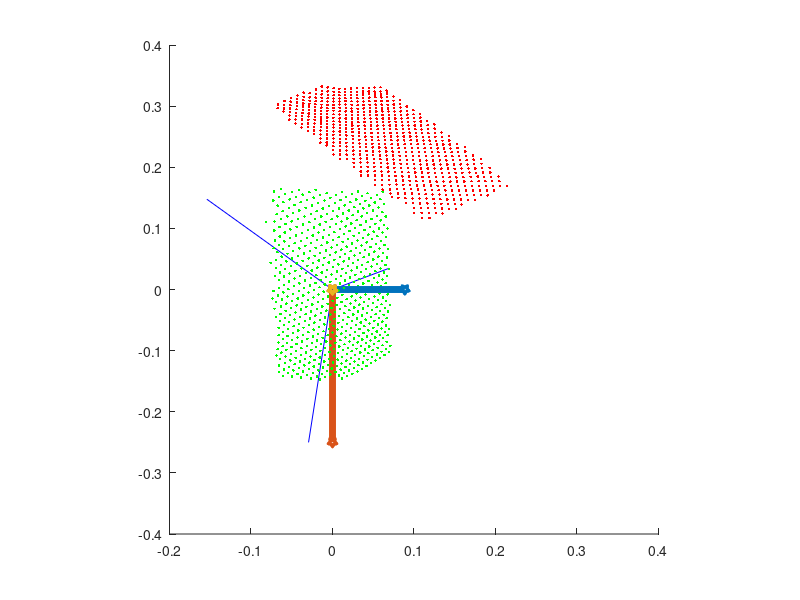

This chart was generated by the following MATLAB code:
cloud_array= [0.11013839, 0.11716565, 0.85678345;
  0.11897974, 0.11691924, 0.85453373;
  0.10025637, 0.12527208, 0.85003418;
  0.10937984, 0.12538798, 0.85040915;
  0.11834885, 0.12532407, 0.84953421;
  0.12671171, 0.12467433, 0.84465975;
  0.13502368, 0.12406535, 0.84003526;
  0.099579096, 0.13338344, 0.84378487;
  0.10862442, 0.13348709, 0.84403485;
  0.11742542, 0.13329895, 0.84241003;
  0.12605406, 0.13295712, 0.83978528;
  0.13447899, 0.13246134, 0.83616066;
  0.14290468, 0.13202932, 0.83291101;
  0.15136673, 0.13168103, 0.83016133;
  0.089923956, 0.14124902, 0.83716059;
  0.098757163, 0.14116392, 0.83628565;
  0.10751809, 0.1409993, 0.83491081;
  0.11641808, 0.14102955, 0.83466083;
  0.12511869, 0.14083248, 0.83303601;
  0.13351619, 0.14034432, 0.82966137;
  0.14183393, 0.1398396, 0.82616174;
  0.15025108, 0.13948765, 0.82353699;
  0.158362, 0.13890751, 0.81953746;
  0.072745606, 0.15139581, 0.84428477;
  0.080848508, 0.14979312, 0.8350358;
  0.089488789, 0.14940548, 0.83253604;
  0.098056115, 0.1489778, 0.82978636;
  0.10681703, 0.1488917, 0.82891142;
  0.11548357, 0.14869849, 0.82741159;
  0.12394257, 0.14828561, 0.82466191;
  0.13235582, 0.14787766, 0.82191217;
  0.14074562, 0.14749718, 0.81928748;
  0.1491396, 0.14716674, 0.81691271;
  0.15759501, 0.14693157, 0.81503791;
  0.16612892, 0.14679191, 0.81366307;
  0.17486599, 0.14683832, 0.81328809;
  0.071238257, 0.15702312, 0.82616174;
  0.080157712, 0.15729539, 0.8272866;
  0.088841446, 0.1570978, 0.82591176;
  0.097402275, 0.15673895, 0.82366198;
  0.10582902, 0.15624246, 0.82066232;
  0.11422054, 0.15577479, 0.81778765;
  0.12261915, 0.15538365, 0.81528789;
  0.13115862, 0.15521224, 0.81391305;
  0.13957518, 0.15492705, 0.81191325;
  0.14798656, 0.15467116, 0.81003845;
  0.15637338, 0.15442073, 0.80816364;
  0.16504304, 0.15446272, 0.80778873;
  0.17383009, 0.15460649, 0.80791366;
  0.18221505, 0.15439755, 0.80616385;
  0.19037473, 0.15402681, 0.80353916;
  0.06151418, 0.16327603, 0.81328809;
  0.070411056, 0.16385829, 0.81591284;
  0.079384342, 0.1644716, 0.81866252;
  0.088089064, 0.16446298, 0.81828755;
  0.096573822, 0.16408308, 0.81603783;
  0.10485984, 0.1634571, 0.81253821;
  0.11313479, 0.16291176, 0.80941355;
  0.1216372, 0.16274914, 0.80816364;
  0.13008565, 0.1625419, 0.80666381;
  0.13840845, 0.1622144, 0.80453902;
  0.14672321, 0.16191769, 0.80253929;
  0.15503494, 0.16165194, 0.80066448;
  0.16373189, 0.16179611, 0.80078948;
  0.17239565, 0.16189629, 0.80066448;
  0.18076462, 0.16172478, 0.79916459;
  0.18947656, 0.16186334, 0.79916459;
  0.19802371, 0.16185677, 0.79841471;
  0.052598644, 0.17101476, 0.80866361;
  0.061198954, 0.17101383, 0.80841362;
  0.069952548, 0.17138897, 0.80991346;
  0.078625143, 0.17150557, 0.81016344;
  0.087069772, 0.17115168, 0.80816364;
  0.095392674, 0.17064451, 0.80541396;
  0.10378033, 0.17032827, 0.80353916;
  0.1121917, 0.1700972, 0.80203933;
  0.12067734, 0.17000461, 0.80116439;
  0.12901618, 0.16973233, 0.79941458;
  0.13730986, 0.16943938, 0.79753977;
  0.14566952, 0.16925864, 0.79616493;
  0.15411231, 0.16919045, 0.79529005;
  0.16260417, 0.16918185, 0.7946651;
  0.17123501, 0.16931298, 0.7946651;
  0.17982824, 0.1693978, 0.79441512;
  0.18855475, 0.1695963, 0.7946651;
  0.19712169, 0.16964191, 0.79416513;
  0.2056029, 0.1696146, 0.79329026;
  0.21408843, 0.16959448, 0.79241532;
  0.052437447, 0.17902674, 0.80541396;
  0.060952157, 0.17885886, 0.80441403;
  0.069463842, 0.17872471, 0.80353916;
  0.077965096, 0.1785965, 0.80266422;
  0.08626803, 0.17808481, 0.80003953;
  0.094569072, 0.17766233, 0.79778975;
  0.10288098, 0.1773292, 0.79591495;
  0.11126915, 0.17716919, 0.79479009;
  0.11957005, 0.17690383, 0.79316527;
  0.12784916, 0.17664459, 0.79154044;
  0.13627958, 0.17661479, 0.79091549;
  0.14459702, 0.17645189, 0.78966564;
  0.15297607, 0.17637931, 0.7887907;
  0.16160901, 0.1765931, 0.78916568;
  0.17048366, 0.17703806, 0.79054052;
  0.17915238, 0.17723863, 0.7907905;
  0.18752018, 0.17713828, 0.78966564;
  0.19600882, 0.17715737, 0.78904068;
  0.20476544, 0.17740862, 0.78941566;
  0.035119168, 0.18660089, 0.80091441;
  0.043621, 0.18649966, 0.80028951;
  0.052131783, 0.18646282, 0.79991454;
  0.060593911, 0.18628649, 0.79891467;
  0.0689881, 0.18597053, 0.79728985;
  0.077307239, 0.18554403, 0.79516506;
  0.085576452, 0.18509434, 0.79291528;
  0.093866631, 0.18476747, 0.79116547;
  0.10219459, 0.18456358, 0.78991562;
  0.11043711, 0.18424912, 0.78816581;
  0.11857889, 0.18382399, 0.78591603;
  0.12690762, 0.18372683, 0.78504115;
  0.13529617, 0.18372411, 0.78454119;
  0.14362018, 0.18364041, 0.78366625;
  0.15194117, 0.18356355, 0.78279138;
  0.16054186, 0.18381627, 0.78329134;
  0.16946812, 0.1843995, 0.78516614;
  0.17822748, 0.18475598, 0.78604102;
  0.18613498, 0.18423846, 0.78316635;
  0.19474654, 0.18443395, 0.78329134;
  0.20377262, 0.18499106, 0.78491616;
  0.034744412, 0.19296932, 0.79141545;
  0.043253563, 0.19332013, 0.7926653;
  0.051762726, 0.19355558, 0.79341525;
  0.060114365, 0.19321822, 0.79179043;
  0.068438746, 0.1928871, 0.7901656;
  0.076675825, 0.19240972, 0.78791583;
  0.084900789, 0.1919997, 0.78591603;
  0.093196571, 0.19180976, 0.78479117;
  0.10138174, 0.19144306, 0.78291637;
  0.10957315, 0.1911439, 0.78129154;
  0.11772298, 0.19082071, 0.77954173;
  0.1259494, 0.19065718, 0.77841681;
  0.13433817, 0.19074555, 0.77829188;
  0.14271627, 0.19081052, 0.7780419;
  0.15108061, 0.19085214, 0.77766693;
  0.15947939, 0.19093192, 0.77741694;
  0.16807967, 0.19123434, 0.7780419;
  0.17625879, 0.19105296, 0.776667;
  0.18463603, 0.19109446, 0.77616709;
  0.1935212, 0.19163674, 0.77766693;
  0.026175261, 0.20022516, 0.786291;
  0.034612354, 0.20055276, 0.78741586;
  0.043037698, 0.20069619, 0.78779083;
  0.051395386, 0.20052788, 0.78691596;
  0.05969362, 0.20020698, 0.78541607;
  0.067902252, 0.19970141, 0.78316635;
  0.07602226, 0.19907479, 0.78041661;
  0.084173456, 0.19864592, 0.77841681;
  0.092395559, 0.198447, 0.77729195;
  0.1004745, 0.19799942, 0.77516717;
  0.10871221, 0.19790986, 0.77441728;
  0.11690827, 0.19776337, 0.77341735;
  0.12511615, 0.19765598, 0.77254248;
  0.13342719, 0.19771573, 0.77229249;
  0.14165601, 0.19765493, 0.77154255;
  0.14986022, 0.19756953, 0.77066767;
  0.15829328, 0.19778027, 0.77091765;
  0.16669573, 0.19793499, 0.77091765;
  0.17500359, 0.19796933, 0.77041769;
  0.18373725, 0.19846188, 0.77166754;
  0.19273753, 0.1991888, 0.77379233;
  0.026034722, 0.20736414, 0.78091657;
  0.034454353, 0.20790479, 0.78279138;
  0.042789347, 0.20782176, 0.78229141;
  0.051037911, 0.20741357, 0.7805416;
  0.059170179, 0.20671311, 0.77766693;
  0.06732434, 0.20625193, 0.77566713;
  0.075468257, 0.205864, 0.77391732;
  0.083583675, 0.20548287, 0.7721675;
  0.091686219, 0.20514193, 0.77054268;
  0.099796876, 0.2048745, 0.76916784;
  0.10790698, 0.20464744, 0.76791799;
  0.11600241, 0.20442751, 0.76666808;
  0.12424613, 0.20448165, 0.7664181;
  0.13249855, 0.20454347, 0.76616818;
  0.1407146, 0.20454624, 0.76566821;
  0.14893579, 0.20455696, 0.76516825;
  0.15726578, 0.20470929, 0.76516825;
  0.16553262, 0.20476961, 0.76479328;
  0.17398082, 0.20503926, 0.76516825;
  0.18281481, 0.20571995, 0.76704305;
  0.0093117785, 0.21382335, 0.77366734;
  0.017544871, 0.21354221, 0.77254248;
  0.02583692, 0.21392463, 0.77379233;
  0.034154605, 0.21427988, 0.77491719;
  0.04240571, 0.21415855, 0.77429229;
  0.050575752, 0.21373314, 0.77254248;
  0.058676969, 0.21317641, 0.7702927;
  0.066813484, 0.21286887, 0.76891786;
  0.074965365, 0.21267231, 0.76791799;
  0.083023541, 0.21227518, 0.76616818;
  0.091024183, 0.21181592, 0.76416838;
  0.099089816, 0.21157172, 0.76291847;
  0.10715756, 0.21136956, 0.76179361;
  0.11527015, 0.21127899, 0.76104367;
  0.12344061, 0.21130027, 0.76066875;
  0.13163868, 0.21136416, 0.76041877;
  0.13968541, 0.21119285, 0.75929385;
  0.14799155, 0.2114121, 0.75954384;
  0.15629442, 0.2116051, 0.75966883;
  0.16456386, 0.21173713, 0.75954384;
  0.17330484, 0.21243589, 0.76141864;
  0.18231589, 0.21338888, 0.76416838;
  0.0010680398, 0.22072735, 0.7682929;
  0.0092706392, 0.22067899, 0.76804292;
  0.017467985, 0.22060201, 0.76766801;
  0.025681902, 0.22071211, 0.76791799;
  0.033883527, 0.22068597, 0.76766801;
  0.042023309, 0.22034386, 0.76629311;
  0.050155975, 0.22008094, 0.76516825;
  0.058194987, 0.21953776, 0.76304346;
  0.06627202, 0.21925361, 0.76179361;
  0.074342683, 0.21901289, 0.76066875;
  0.082411759, 0.21881558, 0.75966883;
  0.090409562, 0.21848184, 0.758169;
  0.098418206, 0.21822762, 0.75691915;
  0.10651699, 0.21819741, 0.75641918;
  0.11461732, 0.21817508, 0.75591922;
  0.12276068, 0.21823308, 0.7556693;
  0.13080448, 0.21811874, 0.75479436;
  0.13889037, 0.21808481, 0.7541694;
  0.1470519, 0.21816784, 0.75391948;
  0.15527645, 0.2183319, 0.75391948;
  0.16357325, 0.21857737, 0.7541694;
  0.17243581, 0.219521, 0.75679415;
  0.0010834688, 0.22819455, 0.76504326;
  0.0092407633, 0.22769673, 0.76329345;
  0.017372113, 0.22731842, 0.7619186;
  0.025494473, 0.22709684, 0.76104367;
  0.033574905, 0.22669642, 0.75954384;
  0.041655842, 0.22645281, 0.75854397;
  0.049655661, 0.22591826, 0.75654417;
  0.05764791, 0.22550321, 0.75491935;
  0.065797798, 0.22573058, 0.75541931;
  0.073868848, 0.22566715, 0.75491935;
  0.0817753, 0.22516309, 0.75291955;
  0.089738056, 0.22489099, 0.7516697;
  0.097717069, 0.22470154, 0.75066978;
  0.10579173, 0.22474468, 0.75041986;
  0.11387336, 0.22479613, 0.75016987;
  0.12192219, 0.22478102, 0.74966991;
  0.12999603, 0.22481194, 0.74929494;
  0.13803078, 0.22477648, 0.74867004;
  0.14601916, 0.22467457, 0.7477951;
  0.15423745, 0.22491966, 0.74804509;
  0.1628321, 0.22566307, 0.74991989;
  -0.0070557697, 0.23579229, 0.76241857;
  0.0010944094, 0.23453355, 0.75829399;
  0.0091979532, 0.2342878, 0.75741911;
  0.017262841, 0.23374066, 0.7555443;
  0.025287045, 0.23316263, 0.75354451;
  0.033333685, 0.23301788, 0.75291955;
  0.041385841, 0.23295848, 0.75254458;
  0.049320884, 0.2323653, 0.75041986;
  0.057312585, 0.23216698, 0.74954492;
  0.06531474, 0.23205405, 0.74891996;
  0.073177017, 0.23152305, 0.74692023;
  0.08105965, 0.23115493, 0.74542034;
  0.089069195, 0.23118253, 0.74517041;
  0.097149178, 0.2313737, 0.74542034;
  0.10515792, 0.23137948, 0.74504542;
  0.11307597, 0.23119962, 0.7440455;
  0.12102634, 0.23110595, 0.74329561;
  0.12895294, 0.23098208, 0.74242067;
  0.13662182, 0.2304389, 0.7401709;
  0.14472198, 0.23064385, 0.74029589;
  0.15335794, 0.23163766, 0.74292064;
  0.16225971, 0.23291545, 0.74642026;
  -0.01495635, 0.2402038, 0.74991989;
  -0.0069387499, 0.24061306, 0.75116974;
  0.0011055243, 0.24071041, 0.75141972;
  0.0091359774, 0.24025543, 0.74991989;
  0.017142916, 0.23988871, 0.74867004;
  0.025122507, 0.23949009, 0.74729514;
  0.033032678, 0.23877908, 0.74492043;
  0.040938351, 0.23831648, 0.74329561;
  0.048930205, 0.23842314, 0.7434206;
  0.05690274, 0.23841791, 0.74317062;
  0.064800955, 0.23814026, 0.7420457;
  0.072621912, 0.23767024, 0.74029589;
  0.080509484, 0.23748942, 0.73942101;
  0.088492751, 0.23759809, 0.73942101;
  0.096519329, 0.23779589, 0.73967099;
  0.10445691, 0.23776148, 0.73917103;
  0.11239611, 0.2377359, 0.73867106;
  0.12027667, 0.23759845, 0.73779619;
  0.12808725, 0.23734921, 0.73654634;
  0.13583957, 0.23702818, 0.73504645;
  0.1439667, 0.23736137, 0.73554641;
  0.15243188, 0.23818892, 0.73754621;
  -0.014866816, 0.247109, 0.74567032;
  -0.0068747597, 0.2471181, 0.74567032;
  0.0011171591, 0.24680437, 0.74467045;
  0.0090867067, 0.24641632, 0.7434206;
  0.017043799, 0.24620239, 0.74267066;
  0.024980029, 0.24591419, 0.74167079;
  0.032821465, 0.24505404, 0.73892105;
  0.040657252, 0.24449232, 0.73704624;
  0.048541036, 0.24435364, 0.73642135;
  0.056408469, 0.24418195, 0.7356714;
  0.0642891, 0.24410188, 0.73517144;
  0.072191775, 0.24411348, 0.73492151;
  0.080057256, 0.24400932, 0.73429656;
  0.087979056, 0.24408016, 0.73417157;
  0.095892556, 0.24411848, 0.73392159;
  0.10374152, 0.24399957, 0.7331717;
  0.11151051, 0.24372311, 0.73192179;
  0.11930649, 0.24353896, 0.73092192;
  0.12702972, 0.24323897, 0.72954708;
  0.13494627, 0.24332337, 0.7292971;
  0.14316744, 0.24391828, 0.73054695;
  -0.02273584, 0.25399151, 0.7415458;
  -0.014774855, 0.25390619, 0.74129581;
  -0.0068083103, 0.25344443, 0.73992097;
  0.00112988, 0.2529487, 0.73842108;
  0.0090410467, 0.25254744, 0.73717123;
  0.016919618, 0.25202635, 0.73554641;
  0.024771135, 0.25155681, 0.73404658;
  0.032544758, 0.25071043, 0.73142189;
  0.04030161, 0.25008672, 0.72942209;
  0.048070822, 0.24972866, 0.72817218;
  0.055944569, 0.24993674, 0.72854716;
  0.063855775, 0.25023973, 0.72917211;
  0.071739562, 0.25038034, 0.7292971;
  0.079607859, 0.25044426, 0.72917211;
  0.08745341, 0.25043157, 0.72879714;
  0.095252536, 0.25029922, 0.72804719;
  0.10304706, 0.25017613, 0.72729731;
  0.11076155, 0.24989031, 0.72604746;
  0.11850308, 0.24969979, 0.72504753;
  0.12628074, 0.24960499, 0.72429764;
  0.13421933, 0.24982147, 0.72442263;
  0.14269193, 0.25095406, 0.72717232;
  -0.03036401, 0.25936329, 0.73329663;
  -0.022560094, 0.26019403, 0.7356714;
  -0.014653089, 0.26010567, 0.73542142;
  -0.0067371349, 0.25949603, 0.73367161;
  0.0011419588, 0.25876287, 0.73154682;
  0.0089867087, 0.25830409, 0.73017198;
  0.016813399, 0.25798687, 0.72917211;
  0.024613764, 0.25759038, 0.72792226;
  0.032330323, 0.2567161, 0.72529751;
  0.040037036, 0.25611615, 0.72342271;
  0.047800157, 0.25601187, 0.72292274;
  0.055597648, 0.25609383, 0.72292274;
  0.06340263, 0.25618511, 0.72292274;
  0.071166664, 0.25610855, 0.72242284;
  0.078983665, 0.25621864, 0.72242284;
  0.086870685, 0.25651571, 0.72292274;
  0.094713852, 0.2566452, 0.72292274;
  0.1024446, 0.25647375, 0.72204787;
  0.11011157, 0.25617862, 0.72079802;
  0.11772387, 0.25580418, 0.71929818;
  0.12566693, 0.25615087, 0.71979809;
  0.13389131, 0.25699782, 0.72167289;
  -0.037880637, 0.26491189, 0.72592247;
  -0.030145209, 0.26553112, 0.72767228;
  -0.022357861, 0.26597747, 0.72892213;
  -0.014501568, 0.26565802, 0.72804719;
  -0.0066578467, 0.26512006, 0.72654736;
  0.0011559069, 0.26481956, 0.72567248;
  0.0089390129, 0.26411784, 0.72367269;
  0.016699255, 0.26369923, 0.72242284;
  0.024410782, 0.26301605, 0.72042304;
  0.032111514, 0.26257026, 0.7190482;
  0.039829329, 0.26240757, 0.71842325;
  0.04758098, 0.26248258, 0.71842325;
  0.055320092, 0.26247585, 0.71817327;
  0.063028388, 0.26234162, 0.71754837;
  0.070706829, 0.26212543, 0.71667343;
  0.078430213, 0.26210177, 0.71629846;
  0.086290814, 0.26249969, 0.71704841;
  0.094096527, 0.26267895, 0.7171734;
  0.10172135, 0.26236454, 0.71592349;
  0.10929332, 0.26196831, 0.71442366;
  0.11717381, 0.26231551, 0.71492362;
  0.12532003, 0.26317832, 0.71679842;
  -0.045425691, 0.2713266, 0.72117293;
  -0.037644234, 0.27120247, 0.72092301;
  -0.029932201, 0.27165246, 0.72217286;
  -0.02217133, 0.2718302, 0.72267282;
  -0.014360162, 0.27126557, 0.72117293;
  -0.0065785125, 0.27061668, 0.71942312;
  0.0011663178, 0.26988354, 0.71742338;
  0.0088732187, 0.26925397, 0.71567357;
  0.016574198, 0.26910424, 0.7151736;
  0.024212824, 0.26835272, 0.71304882;
  0.031821162, 0.26770464, 0.71117401;
  0.039546899, 0.26810139, 0.71204895;
  0.047247704, 0.26822564, 0.71217394;
  0.054909717, 0.26812434, 0.71167397;
  0.062623441, 0.26826841, 0.71179897;
  0.070323505, 0.26832828, 0.71167397;
  0.078016333, 0.26835108, 0.71142399;
  0.085728832, 0.26843119, 0.711299;
  0.093383782, 0.26833284, 0.71067405;
  0.10100133, 0.26815027, 0.70979917;
  0.10868902, 0.2681669, 0.7094242;
  0.1166898, 0.26890323, 0.71092403;
  0.12495673, 0.27012423, 0.71367377;
  -0.05294764, 0.27797186, 0.7171734;
  -0.045225244, 0.27802697, 0.71742338;
  -0.037480596, 0.2779471, 0.71729839;
  -0.029719841, 0.27768382, 0.71667343;
  -0.021977514, 0.27747914, 0.71617347;
  -0.014218927, 0.27675205, 0.71429867;
  -0.0065002949, 0.27603498, 0.71242386;
  0.0011785349, 0.27518263, 0.71017414;
  0.008818646, 0.27458236, 0.70854932;
  0.016426502, 0.27399188, 0.7069245;
  0.024007121, 0.2734597, 0.70542467;
  0.031632543, 0.27356729, 0.7055496;
  0.039307538, 0.27397582, 0.70642453;
  0.046932627, 0.27395827, 0.70617455;
  0.054549396, 0.27390233, 0.70579958;
  0.06218762, 0.27395356, 0.70567459;
  0.069918089, 0.27435493, 0.70642453;
  0.077591702, 0.27447563, 0.70642453;
  0.08521501, 0.27441251, 0.70592457;
  0.092805482, 0.27426273, 0.70517468;
  0.10053388, 0.27451244, 0.70542467;
  0.10828044, 0.27477324, 0.70567459;
  0.1161283, 0.27524006, 0.70642453;
  -0.052718572, 0.28462175, 0.71342379;
  -0.044955172, 0.28422931, 0.71254885;
  -0.037161157, 0.28344879, 0.71067405;
  -0.029466657, 0.28322729, 0.71017414;
  -0.02174574, 0.28251791, 0.70842433;
  -0.014055495, 0.2816695, 0.70629954;
  -0.0064266184, 0.28152931, 0.70592457;
  0.0011928512, 0.28080124, 0.70404977;
  0.0087675955, 0.27988407, 0.70167506;
  0.016337503, 0.27972478, 0.70117509;
  0.023887392, 0.27942616, 0.70030016;
  0.031467631, 0.27953681, 0.70042515;
  0.039083611, 0.27985755, 0.7010501;
  0.046669133, 0.27988932, 0.70092511;
  0.05422001, 0.27973184, 0.70030016;
  0.061775938, 0.27963483, 0.69980025;
  0.069366567, 0.27969816, 0.69967526;
  0.076977454, 0.27982217, 0.69967526;
  0.084568217, 0.27985707, 0.69942528;
  0.092246853, 0.28015307, 0.69980025;
  0.099981196, 0.2805604, 0.70042515;
  0.10779961, 0.28112969, 0.70142508;
  -0.060173478, 0.29127982, 0.70967418;
  -0.052324813, 0.29030022, 0.7074244;
  -0.044512726, 0.28922945, 0.7049247;
  -0.036816422, 0.28863144, 0.70354986;
  -0.029151853, 0.28804439, 0.70217496;
  -0.021522043, 0.28751954, 0.70092511;
  -0.01391218, 0.28685161, 0.69930029;
  -0.0063552, 0.28701472, 0.69967526;
  0.0012091515, 0.28672713, 0.69892532;
  0.008753011, 0.28624493, 0.69767547;
  0.016272616, 0.28577334, 0.69642562;
  0.023785837, 0.28551739, 0.69567567;
  0.031287186, 0.28527209, 0.69492579;
  0.038805366, 0.28524259, 0.6946758;
  0.046357431, 0.28542912, 0.69492579;
  0.053892627, 0.28547257, 0.69480079;
  0.061432693, 0.28552684, 0.6946758;
  0.068953648, 0.28548926, 0.69430083;
  0.07642059, 0.28525701, 0.69342589;
  0.084014826, 0.28549862, 0.69367588;
  0.091757551, 0.28616342, 0.69492579;
  0.099467993, 0.28663421, 0.69567567;
  0.10718849, 0.2870656, 0.69630063;
  -0.067324974, 0.29679924, 0.70329988;
  -0.059568528, 0.29609647, 0.70180005;
  -0.051941708, 0.29593268, 0.70155007;
  -0.044189766, 0.29488432, 0.6991753;
  -0.036485605, 0.29379475, 0.6966756;
  -0.028910326, 0.29345453, 0.69592565;
  -0.021321798, 0.29270384, 0.69417584;
  -0.013761634, 0.29175341, 0.69192606;
  -0.0062781135, 0.2921316, 0.692801;
  0.0012250995, 0.29241544, 0.69342589;
  0.0087123439, 0.29165605, 0.69155115;
  0.01619103, 0.29143465, 0.69092619;
  0.023642609, 0.29101324, 0.68980134;
  0.031062877, 0.29049718, 0.68842643;
  0.038549416, 0.29067773, 0.68867642;
  0.046072427, 0.29102772, 0.68930137;
  0.053615801, 0.29138899, 0.68992627;
  0.061102901, 0.29139218, 0.68967634;
  0.068555698, 0.29124805, 0.68905139;
  0.075962789, 0.29095659, 0.68805152;
  0.083585665, 0.29146948, 0.6889264;
  0.091387503, 0.29247057, 0.69092619;
  0.099227227, 0.29343158, 0.692801;
  -0.066887334, 0.30257812, 0.69792545;
  -0.059209153, 0.30201802, 0.69680053;
  -0.051569335, 0.30152431, 0.69580066;
  -0.043875922, 0.30050084, 0.69355088;
  -0.036214624, 0.29932699, 0.69092619;
  -0.028700663, 0.29908532, 0.69042623;
  -0.021168096, 0.29842204, 0.6889264;
  -0.01365359, 0.29744542, 0.68667662;
  -0.0061920271, 0.2966966, 0.68492681;
  0.0012374824, 0.29709619, 0.68580174;
  0.0086816121, 0.29729047, 0.68617672;
  0.016104331, 0.29690039, 0.68517679;
  0.023465965, 0.2959798, 0.68292701;
  0.030850926, 0.29572031, 0.68217713;
  0.03832991, 0.29628497, 0.68330199;
  0.045805868, 0.29664454, 0.68392694;
  0.053224385, 0.29658186, 0.68355197;
  0.060620192, 0.29642221, 0.68292701;
  0.068010844, 0.29627404, 0.68230212;
  0.075604543, 0.29695183, 0.68355197;
  0.083311729, 0.29791367, 0.68542677;
  0.091187045, 0.2992689, 0.68817645;
  -0.058958031, 0.30842188, 0.69305098;
  -0.051244829, 0.3073025, 0.69067621;
  -0.043539613, 0.30586201, 0.68755156;
  -0.035879061, 0.30421153, 0.68392694;
  -0.028429376, 0.30396304, 0.68342698;
  -0.02096496, 0.30333725, 0.68205214;
  -0.013511005, 0.30227855, 0.67967737;
  -0.0061195698, 0.30178741, 0.67855251;
  0.0012501846, 0.30169699, 0.67830253;
  0.0086402781, 0.30245215, 0.67992735;
  0.016041921, 0.3027187, 0.68042731;
  0.023380501, 0.30199593, 0.6786775;
  0.030713713, 0.30156267, 0.67755264;
  0.038111936, 0.30180857, 0.67792755;
  0.045541104, 0.30217773, 0.67855251;
  0.052971233, 0.30244753, 0.67892748;
  0.06033941, 0.30233952, 0.67842752;
  0.067680225, 0.30213189, 0.67767757;
  0.075166367, 0.30254936, 0.67830253;
  0.08284387, 0.30359292, 0.68030232;
  -0.051033355, 0.31368941, 0.68705159;
  -0.043267913, 0.31158289, 0.6825521;
  -0.035629716, 0.3097176, 0.67855251;
  -0.028153576, 0.30866352, 0.67630273;
  -0.020769998, 0.30824918, 0.67542785;
  -0.013408452, 0.30790398, 0.67467791;
  -0.0060595372, 0.30739969, 0.67355305;
  0.0012683773, 0.30747777, 0.67367804;
  0.0086057317, 0.30773905, 0.674178;
  0.015968541, 0.30824059, 0.67517787;
  0.023296252, 0.30795532, 0.67442793;
  0.030600643, 0.30756781, 0.67342806;
  0.037937727, 0.30759189, 0.67330307;
  0.045328557, 0.30797082, 0.67392802;
  0.052739896, 0.3083621, 0.67455292;
  0.060094647, 0.30836585, 0.67430294;
  0.067477517, 0.3084963, 0.67430294;
  0.074925348, 0.30886811, 0.6748029;
  0.082562223, 0.3098824, 0.6766777;
  -0.043021414, 0.31740692, 0.67792755;
  -0.035394583, 0.31525919, 0.67342806;
  -0.027977407, 0.31435314, 0.67155325;
  -0.020640919, 0.31404471, 0.6709283;
  -0.013311146, 0.31357327, 0.66992843;
  -0.0059983931, 0.31288022, 0.6684286;
  0.0012849376, 0.31272602, 0.66805363;
  0.0085652182, 0.31270111, 0.66792864;
  0.01586627, 0.31309825, 0.66867858;
  0.023169925, 0.31327376, 0.66892856;
  0.030432181, 0.31293482, 0.66805363;
  0.037751127, 0.31319371, 0.6684286;
  0.045168571, 0.31405106, 0.67005342;
  0.052550118, 0.31445274, 0.67067838;
  0.059863828, 0.31439835, 0.6703034;
  0.067303263, 0.31494305, 0.67117828;
  0.074882679, 0.31597051, 0.67305309;
  -0.035305239, 0.32204562, 0.67105329;
  -0.027890699, 0.3209962, 0.66892856;
  -0.020543206, 0.32025969, 0.66742867;
  -0.013219107, 0.31929624, 0.66542894;
  -0.0059339246, 0.31810561, 0.66292918;
  0.001301693, 0.31788728, 0.66242921;
  0.00853635, 0.31798148, 0.6625542;
  0.015785392, 0.31826848, 0.66305417;
  0.023035895, 0.31838819, 0.66317916;
  0.030276395, 0.31834069, 0.66292918;
  0.037587401, 0.31890625, 0.66392905;
  0.045010835, 0.32008559, 0.66617882;
  0.052156799, 0.31923613, 0.66417903;
  0.059356168, 0.31887972, 0.66317916;
  0.066994391, 0.32070065, 0.66667879;
  -0.020476939, 0.3269307, 0.66492897;
  -0.013127381, 0.32495975, 0.66092938;
  -0.0058851466, 0.32410821, 0.65917957;
  0.0013203849, 0.32339254, 0.65767974;
  0.008501472, 0.32293573, 0.65667987;
  0.015693257, 0.32310656, 0.65692979;
  0.022889715, 0.32322907, 0.65705478;
  0.030110469, 0.32354927, 0.65755475;
  0.037340321, 0.32382119, 0.65792972;
  0.04454216, 0.32379884, 0.65767974;
  0.051725775, 0.32366663, 0.65717977;
  0.058995899, 0.32404026, 0.65767974;
  0.066487096, 0.32541338, 0.6601795;
  -0.013103012, 0.33226439, 0.65980452;
  -0.0058486108, 0.33076242, 0.65680486;
  0.0013418813, 0.32946277, 0.65418011;
  0.0084799891, 0.32830223, 0.65180534;
  0.015625678, 0.32835111, 0.65180534;
  0.022814235, 0.32898033, 0.65293026;
  0.030014655, 0.32943428, 0.65368015;
  0.037201241, 0.32958695, 0.65380514;
  0.044405177, 0.3298164, 0.65405512;
  0.051661041, 0.33031186, 0.65480506;
  0.058941286, 0.33082151, 0.65555495];
  
y_vector= 0.25*[0, 0, 0;-0.616907, 0.59101015, -0.51974308];

z_vector= 0.25*[0, 0, 0;-0.11759567,-1.0005188, -1];

x_vector= cross(z_vector(2,:), y_vector(2,:))

x_vector = [0,0,0;x_vector]

#mean = sum(cloud_array,1)*1/size(cloud_array)(1);

figure 1;
axis square;
hold on;
plot3(cloud_array(:,1), cloud_array(:,2), cloud_array(:,3), '.r');
plot3(y_vector(:,1), y_vector(:,2), y_vector(:,3), '-b');
plot3(z_vector(:,1), z_vector(:,2), z_vector(:,3), '-b');
plot3(x_vector(:,1), x_vector(:,2), x_vector(:,3), '-b');

th_xc_XZg = atan2d(x_vector(2,2), x_vector(2,1))
th_xc_YZg = -atan2d(x_vector(2,3), norm(x_vector(2,1:2)));

R = [ cosd(th_xc_XZg)   -sind(th_xc_XZg)  0;
      sind(th_xc_XZg)   cosd(th_xc_XZg)   0;
      0                 0                 1];
      
R= R*[  cosd(th_xc_YZg) 0                 sind(th_xc_YZg);
        0               1                 0              ;
        -sind(th_xc_YZg) 0                cosd(th_xc_YZg)];

z_vector_temp = z_vector*R; 
th_zc_YZg = -atan2d(z_vector_temp(2,2),z_vector_temp(2,3));
        
R = R*[ 1                 0                 0;
        0                 cosd(th_zc_YZg)   -sind(th_zc_YZg);
        0                 sind(th_zc_YZg)   cosd(th_zc_YZg)];
        


z_vector = z_vector*R; 
x_vector = x_vector*R;  
y_vector = y_vector*R;  
      
cloud_array=cloud_array*R;

mean = sum(cloud_array,1)*1/size(cloud_array)(1);
cloud_array = cloud_array - repmat(mean, size(cloud_array)(1), 1);

plot3(cloud_array(:,1), cloud_array(:,2), cloud_array(:,3), '.g');
plot3(x_vector(:,1), x_vector(:,2), x_vector(:,3), '-p', 'LineWidth', 5);
plot3(y_vector(:,1), y_vector(:,2), y_vector(:,3), '-p', 'LineWidth', 5);
plot3(z_vector(:,1), z_vector(:,2), z_vector(:,3), '-p', 'LineWidth', 5);